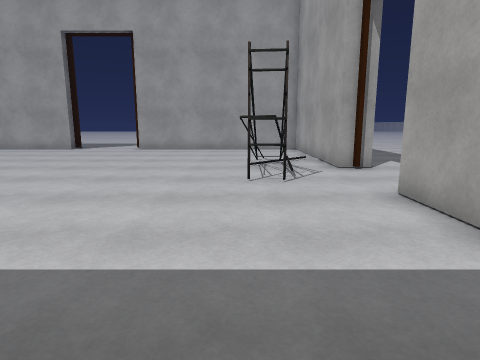
view 1 (above)

14 first-person views from a walk through a 3-D level made in the Unity game engine. The camera is 1.3 m above the floor, tilts 10° down and sees 75° across. The floor is counted in squares, 1 m on a side. Each view is taken from the middle of a square. On the plan, view 1 faces up. The plan holds only what a view shows up to about 14 squares ahead; the rest is blank. The place goes on beyond the plan. The player is left out. Some animated figures are left out. Door leaves are left out, so doorways stand open. Some surface patterns are stand-ins.

view 2
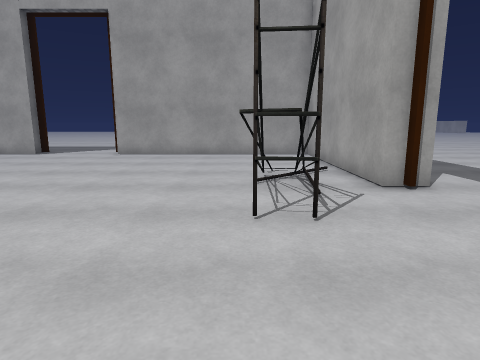

view 3
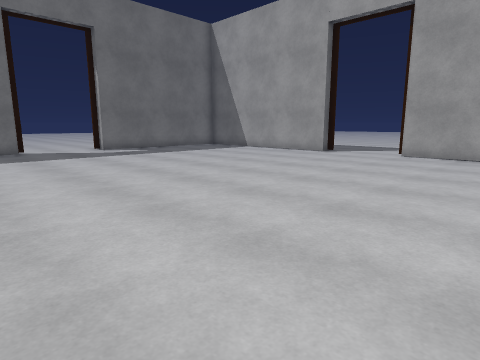

view 4
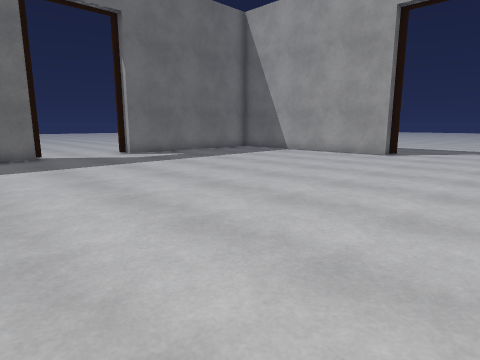

view 5
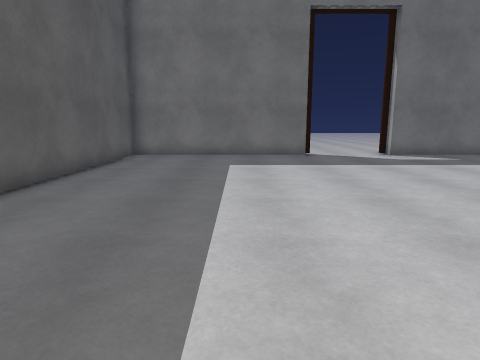

view 6
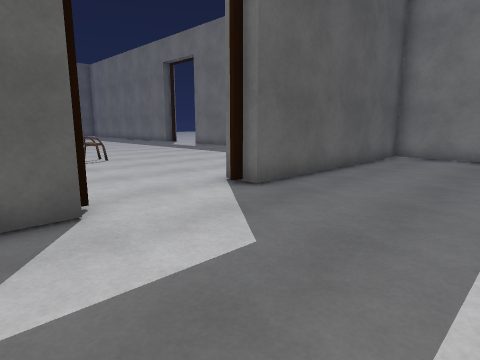

view 7
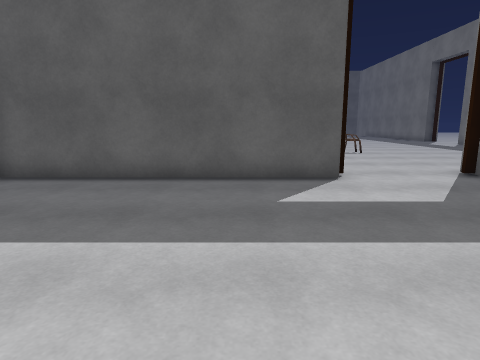

view 8
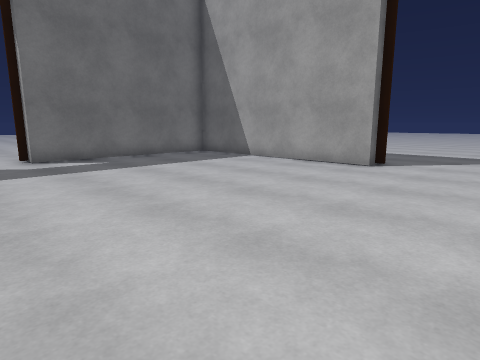

view 9
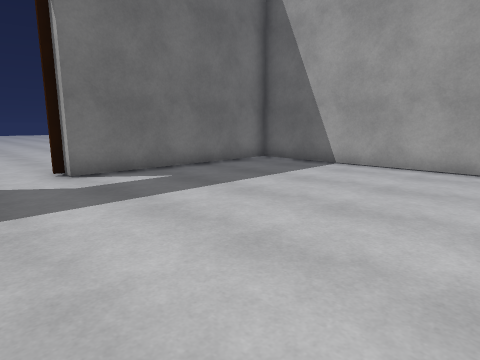

view 10
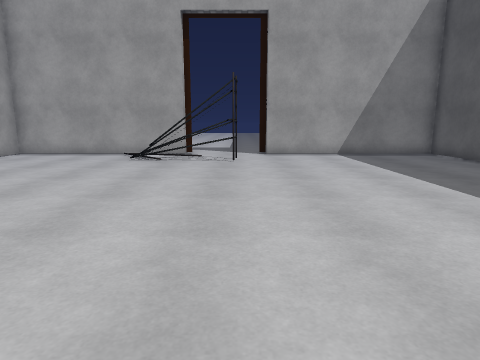

view 11
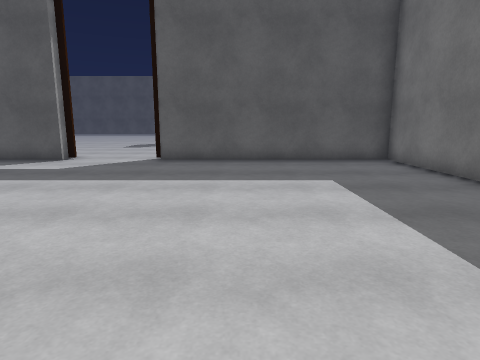

view 12
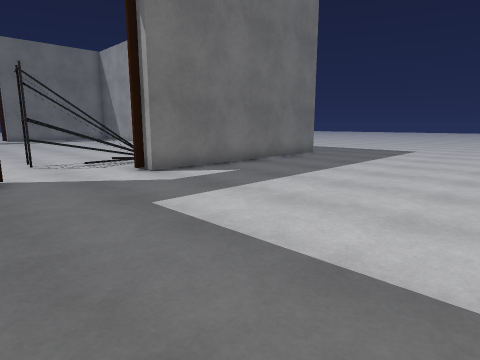

view 13
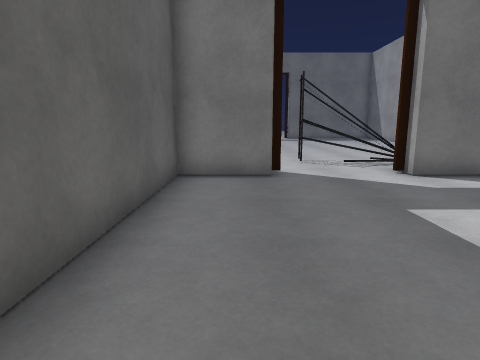

view 14
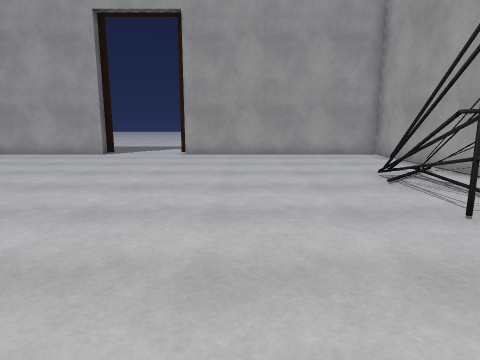

### Floor plan
Points are (right, up) in squares from view 1. A wall is a line through its corners. A room is listed if a view was taken in it or the views show most of it. See-through windows are left out.
Room 1 (views 1, 2, 3, 4, 5, 6, 7, 8, 9, 10, 11, 14)
walls: (-9.1, 16.9) (-17.5, 16.9) (-17.5, 9.5); (-17.5, 5.9) (-17.5, -1.5) (-9.1, -1.5); (-5.4, -1.5) (3, -1.5) (3, 5.9); (3, 9.5) (3, 16.9) (-5.5, 16.9)
ways out: open door at (-18, 7.5) to room 2; open door at (-7, 17) to room 2; open door at (3.5, 7.5) to room 2; open door at (-7, -2)
objects: shelf (0, 7) to (0, 9)
Room 2 (views 12, 13)
walls: (4, 17.2) (4, 9.5); (4, 5.9) (4, 3.4) (10.1, 3.4)
ways out: open door at (-18, 7.5) to room 1; open door at (-7, 17) to room 1; open door at (3.5, 7.5) to room 1

Positions as (right, up) in squares from view 1, and headings:
1: (0, 0), facing up
2: (0, 3), facing up
3: (-1, 3), facing up-left
4: (-4, 3), facing up-left
5: (-4, 3), facing left
6: (-4, 3), facing down-left
7: (-3, 6), facing down
8: (-5, 7), facing up-left
9: (-9, 7), facing up-left
10: (-11, 7), facing right
11: (-12, 10), facing down
12: (12, 5), facing up-left
13: (12, 5), facing left
14: (-3, 3), facing up
